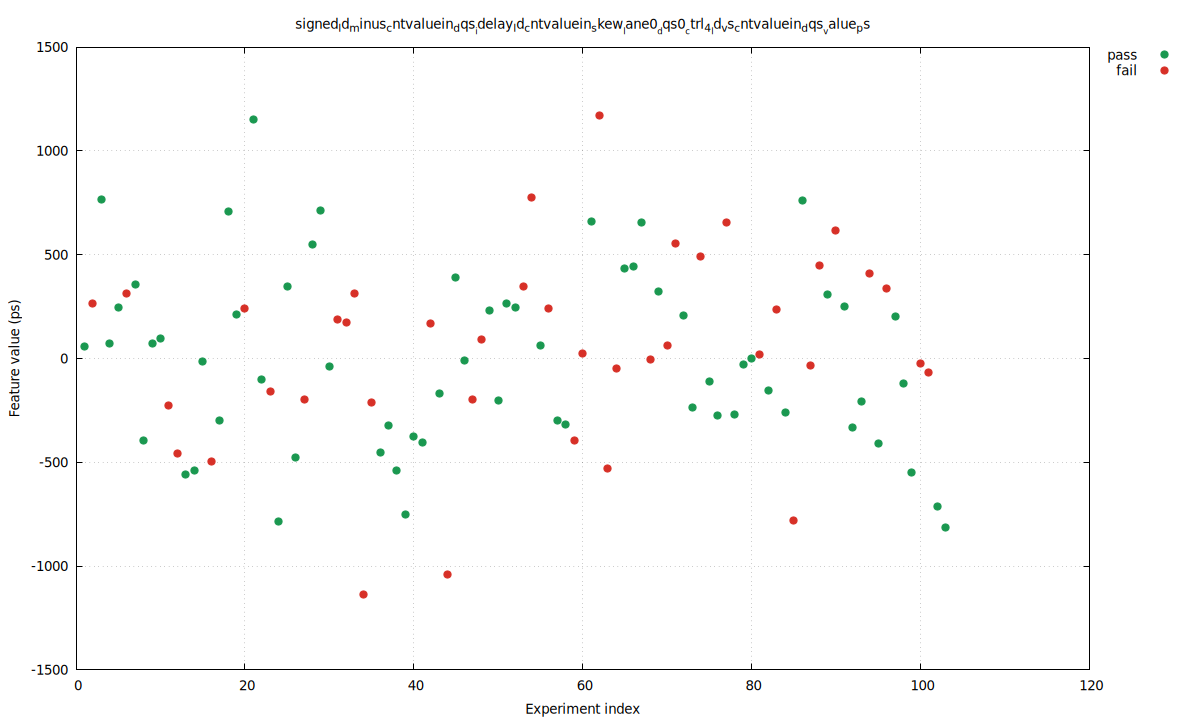

Write gnuplot code to recreate this figure.
set terminal pngcairo size 1200,720 enhanced font 'DejaVu Sans,10'
set output 'baseline_seed_31_60_skew_signed_ld_minus_cntvaluein_dqs_idelay_ld_cntvaluein_skew_lane0_dqs0_ctrl_4_ld_vs_cntv.png'
set datafile separator comma
set key outside right top
set grid
set xlabel 'Experiment index'
set ylabel 'Feature value (ps)'
set title 'signed_ld_minus_cntvaluein_dqs__idelay_ld_cntvaluein_skew__lane0__dqs0__ctrl_4__ld_vs_cntvaluein_dqs__value_ps'
plot \
  'baseline_seed_31_60_skew_signed_ld_minus_cntvaluein_dqs_idelay_ld_cntvaluein_skew_lane0_dqs0_ctrl_4_ld_vs_cntv.dat' using 1:4 with points pt 7 ps 1.2 lc rgb '#1a9850' title 'pass', \
  'baseline_seed_31_60_skew_signed_ld_minus_cntvaluein_dqs_idelay_ld_cntvaluein_skew_lane0_dqs0_ctrl_4_ld_vs_cntv.dat' using 1:5 with points pt 7 ps 1.2 lc rgb '#d73027' title 'fail'
